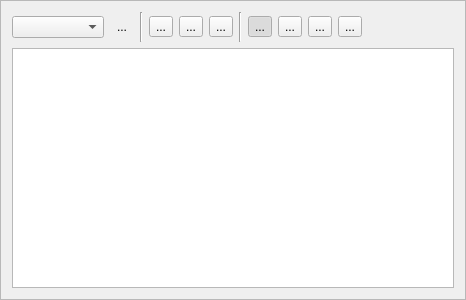
<?xml version="1.0" encoding="UTF-8"?>
<ui version="4.0">
 <class>CRichTextEditor</class>
 <widget class="QFrame" name="CRichTextEditor">
  <property name="geometry">
   <rect>
    <x>0</x>
    <y>0</y>
    <width>466</width>
    <height>300</height>
   </rect>
  </property>
  <property name="windowTitle">
   <string>Frame</string>
  </property>
  <property name="frameShape">
   <enum>QFrame::StyledPanel</enum>
  </property>
  <property name="frameShadow">
   <enum>QFrame::Raised</enum>
  </property>
  <layout class="QVBoxLayout" name="verticalLayout_2">
   <item>
    <layout class="QHBoxLayout" name="pHLayout">
     <item>
      <widget class="QComboBox" name="pCBSize">
       <property name="sizePolicy">
        <sizepolicy hsizetype="Expanding" vsizetype="Fixed">
         <horstretch>0</horstretch>
         <verstretch>0</verstretch>
        </sizepolicy>
       </property>
      </widget>
     </item>
     <item>
      <widget class="QToolButton" name="pTBColor">
       <property name="text">
        <string>...</string>
       </property>
       <property name="autoRaise">
        <bool>true</bool>
       </property>
      </widget>
     </item>
     <item>
      <widget class="Line" name="line_2">
       <property name="orientation">
        <enum>Qt::Vertical</enum>
       </property>
      </widget>
     </item>
     <item>
      <widget class="QToolButton" name="pTBBold">
       <property name="text">
        <string>...</string>
       </property>
       <property name="checkable">
        <bool>true</bool>
       </property>
      </widget>
     </item>
     <item>
      <widget class="QToolButton" name="pTBItalic">
       <property name="text">
        <string>...</string>
       </property>
       <property name="checkable">
        <bool>true</bool>
       </property>
      </widget>
     </item>
     <item>
      <widget class="QToolButton" name="pTBUnderline">
       <property name="text">
        <string>...</string>
       </property>
       <property name="checkable">
        <bool>true</bool>
       </property>
      </widget>
     </item>
     <item>
      <widget class="Line" name="line">
       <property name="orientation">
        <enum>Qt::Vertical</enum>
       </property>
      </widget>
     </item>
     <item>
      <widget class="QToolButton" name="pTBLeft">
       <property name="text">
        <string>...</string>
       </property>
       <property name="checkable">
        <bool>true</bool>
       </property>
       <property name="checked">
        <bool>true</bool>
       </property>
      </widget>
     </item>
     <item>
      <widget class="QToolButton" name="pTBCenter">
       <property name="text">
        <string>...</string>
       </property>
       <property name="checkable">
        <bool>true</bool>
       </property>
       <property name="checked">
        <bool>false</bool>
       </property>
      </widget>
     </item>
     <item>
      <widget class="QToolButton" name="pTBRight">
       <property name="text">
        <string>...</string>
       </property>
       <property name="checkable">
        <bool>true</bool>
       </property>
      </widget>
     </item>
     <item>
      <widget class="QToolButton" name="pTBJustify">
       <property name="text">
        <string>...</string>
       </property>
       <property name="checkable">
        <bool>true</bool>
       </property>
      </widget>
     </item>
     <item>
      <spacer name="horizontalSpacer">
       <property name="orientation">
        <enum>Qt::Horizontal</enum>
       </property>
       <property name="sizeHint" stdset="0">
        <size>
         <width>13</width>
         <height>30</height>
        </size>
       </property>
      </spacer>
     </item>
    </layout>
   </item>
   <item>
    <widget class="QTextEdit" name="pTextEditor"/>
   </item>
  </layout>
 </widget>
 <tabstops>
  <tabstop>pTextEditor</tabstop>
  <tabstop>pCBSize</tabstop>
  <tabstop>pTBBold</tabstop>
  <tabstop>pTBItalic</tabstop>
  <tabstop>pTBUnderline</tabstop>
  <tabstop>pTBLeft</tabstop>
  <tabstop>pTBCenter</tabstop>
  <tabstop>pTBRight</tabstop>
  <tabstop>pTBJustify</tabstop>
  <tabstop>pTBColor</tabstop>
 </tabstops>
 <resources/>
 <connections/>
</ui>
